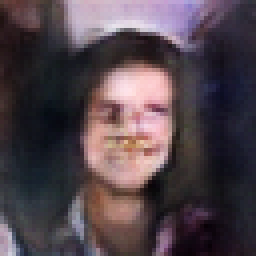
#> input picture gan/generated_images/fake/fake_0.png, 64 x 64 px, given as the content of the folder Year Project/Image-Forgery-Detection/DataSet_Final/test/real, which was not available (shown 4 times larger)
$ python check_bias.py   (older library calls are emulated)
#> lines starting #> are read from the running program, lines starting #| are printed output that depends on the picture; pictures that were not available may be replaced by others from this repository, and a replacement may not be noted
import os
from PIL import Image
import numpy as np
import cv2

# ==============================
# CONFIG — CHANGE IF NEEDED
# ==============================
REAL_PATH = r"D:\Final Year Project\Image-Forgery-Detection\DataSet_Final\test\real"
FAKE_PATH = r"D:\Final Year Project\Image-Forgery-Detection\DataSet_Final\test\fake"

# ==============================
# HELPER — LOAD IMAGES
# ==============================
def load_images(folder):
    images = []

    for root, _, files in os.walk(folder):
        for f in files:
            path = os.path.join(root, f)
            try:
                img = Image.open(path).convert("RGB")
                images.append(img)
            except:
                pass

    return images

# ==============================
# 1️⃣ RESOLUTION CHECK
# ==============================
def analyze_resolutions(images, label):
    widths, heights = [], []

    for img in images:
        w, h = img.size
        widths.append(w)
        heights.append(h)

    print(f"\n📏 {label} RESOLUTION STATS")
    print("Avg Width :", round(np.mean(widths), 2))
    print("Avg Height:", round(np.mean(heights), 2))
    print("Min Width :", np.min(widths))
    print("Max Width :", np.max(widths))

# ==============================
# 2️⃣ BLUR CHECK (Variance of Laplacian)
# ==============================
def analyze_blur(images, label):
    blur_scores = []

    for img in images:
        img_cv = np.array(img)
        gray = cv2.cvtColor(img_cv, cv2.COLOR_RGB2GRAY)

        score = cv2.Laplacian(gray, cv2.CV_64F).var()
        blur_scores.append(score)

    print(f"\n🌫 {label} BLUR STATS")
    print("Avg Blur Score:", round(np.mean(blur_scores), 2))
    print("Min Blur Score:", round(np.min(blur_scores), 2))
    print("Max Blur Score:", round(np.max(blur_scores), 2))

# ==============================
# 3️⃣ BRIGHTNESS CHECK
# ==============================
def analyze_brightness(images, label):
    brightness_vals = []

    for img in images:
        img_np = np.array(img)
        brightness_vals.append(img_np.mean())

    print(f"\n💡 {label} BRIGHTNESS STATS")
    print("Avg Brightness:", round(np.mean(brightness_vals), 2))
    print("Min Brightness:", round(np.min(brightness_vals), 2))
    print("Max Brightness:", round(np.max(brightness_vals), 2))

# ==============================
# RUN ANALYSIS
# ==============================
print("🚀 Starting Dataset Bias Analysis...")

real_images = load_images(REAL_PATH)
#> in load_images, img is the input picture: PIL image 64x64 RGB; mean R, G, B 81.2, 68.2, 75.2
#> real_images = 1 item
fake_images = load_images(FAKE_PATH)
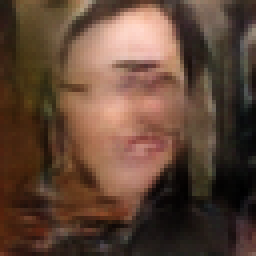
#> input picture gan/generated_images/fake/fake_1.png, 64 x 64 px (shown 4 times larger)
#> in load_images, img is the input picture: PIL image 64x64 RGB; mean R, G, B 95.8, 69.6, 54.3

print(f"\nLoaded REAL images: {len(real_images)}")
#| Loaded REAL images: 1
print(f"Loaded FAKE images: {len(fake_images)}")

# Resolution
analyze_resolutions(real_images, "REAL")
#> the loop in analyze_resolutions, `for img in images:` made 1 pass
#> (w, h) on pass 1: (64, 64)
#> after the loop in analyze_resolutions, `for img in images:`: heights = [64]
#| Avg Width : 64.0
#| Avg Height: 64.0
#| Min Width : 64
#| Max Width : 64
analyze_resolutions(fake_images, "FAKE")

# Blur
analyze_blur(real_images, "REAL")
#> the loop in analyze_blur, `for img in images:` made 1 pass
#> score on pass 1: 773.5
#> pass 1, in analyze_blur, `gray = cv2.cvtColor(img_cv, cv2.COLOR_RGB2GRAY)`:
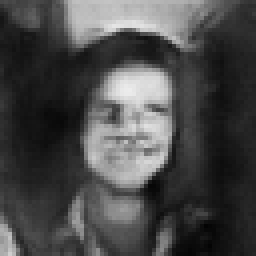
#> gray: shape (64, 64) (shown 4 times larger); min 3, max 236, mean 72.9
#> after the loop in analyze_blur, `for img in images:`: blur_scores = [773.5]
#| Avg Blur Score: 773.53
#| Min Blur Score: 773.53
#| Max Blur Score: 773.53
analyze_blur(fake_images, "FAKE")
#> call 2 of analyze_blur, with label = 'FAKE'
#> the loop in analyze_blur (call 2), `for img in images:` made 4 passes
#> pass 1, in analyze_blur (call 2), `gray = cv2.cvtColor(img_cv, cv2.COLOR_RGB2GRAY)`:
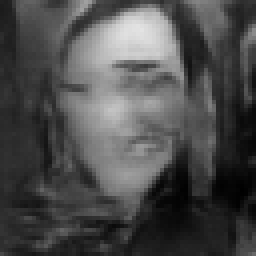
#> gray: shape (64, 64) (shown 4 times larger); min 0, max 227, mean 75.7
#> pass 3, in analyze_blur (call 2), `img_cv = np.array(img)`:
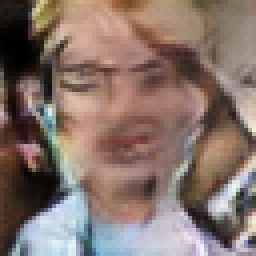
#> img_cv: shape (64, 64, 3) (shown 4 times larger); mean R, G, B 134.4, 115, 107.6
#> pass 3, in analyze_blur (call 2), `gray = cv2.cvtColor(img_cv, cv2.COLOR_RGB2GRAY)`:
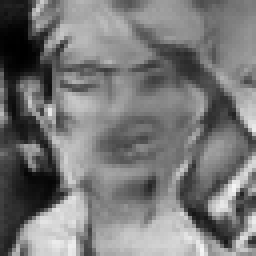
#> gray: shape (64, 64) (shown 4 times larger); min 0, max 244, mean 120
#> after the loop in analyze_blur (call 2), `for img in images:`:
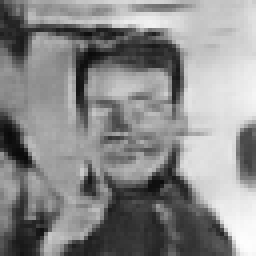
#> gray: shape (64, 64) (shown 4 times larger); min 9, max 253, mean 137.8
#> after the loop in analyze_blur (call 2), `for img in images:`:
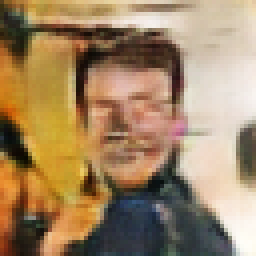
#> img_cv: shape (64, 64, 3) (shown 4 times larger); mean R, G, B 160.8, 133.4, 99.6

# Brightness
analyze_brightness(real_images, "REAL")
#> the loop in analyze_brightness, `for img in images:` made 1 pass
#> after the loop in analyze_brightness, `for img in images:`: brightness_vals = [74.84]
#| Avg Brightness: 74.84
#| Min Brightness: 74.84
#| Max Brightness: 74.84
analyze_brightness(fake_images, "FAKE")

print("\n✅ Bias Analysis Completed")
